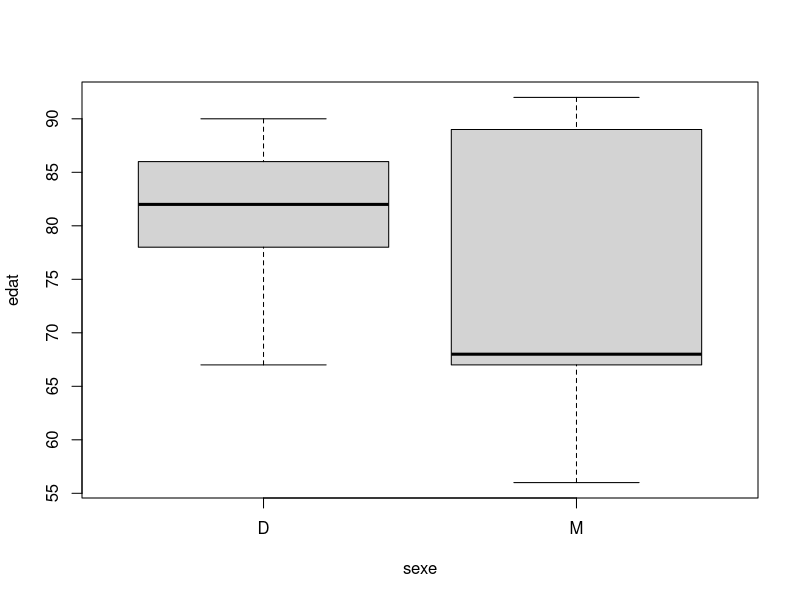
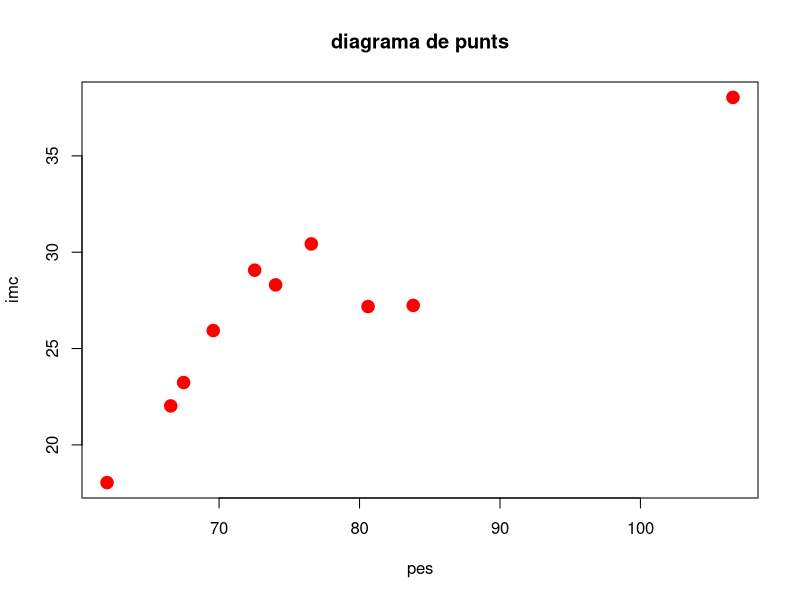
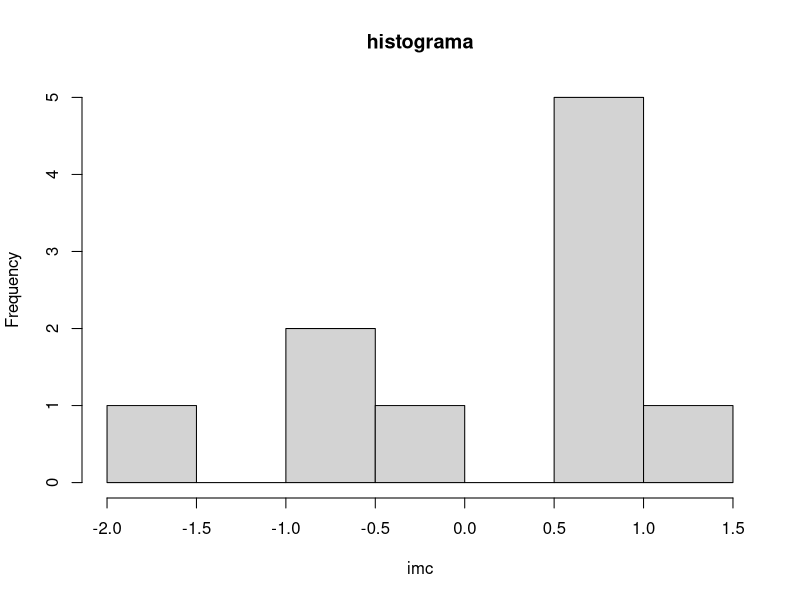

R code for these plots, in order:
## ---- chunk 1
4 + 5

sqrt(49)

log(2)

rnorm(3)

## ---- chunk 2
w <- 4 + 5 #deso el resultat de 4 + 5 a l'objecte w
w

sqrt(w)

x <- rnorm(3)
print(x)

## ---- chunk 3
w <- 3 + 4 #Creem l'objecte w 
print(w)

## ---- chunk 4
x <- c(2, 4, 6) #vector de 3 elements numèrics parells
x
y <- c("A", "B", "C") #vector de 3 elements cadena
y
z <- c(TRUE, FALSE, TRUE) #vector de 3 elements lògics
z
## ---- chunk 5
x <- 1:10 #genera un vector d'1 a 10
x
x[4] #la posició 4 és

x[x > 7] #elements més grans de 7

x + 2 #sumar un escalar


## ---- chunk 6
library(tibble)

id <- 1:10

sexe <- rep(c("M","D"),5)

normal <- rnorm(10)

curacio <- rep(c(FALSE, TRUE), 5)

dades <- tibble(id, sexe, normal, curacio)

head(dades) # Mostrar primeres files/registres

## ---- chunk 7
library(dplyr)
## ---- chunk 8
# Seleccionem una cel·la concreta: fila 2
dades |> slice(2)

# Seleccionem una fila, per exemple de la 4 a la 10
dades |> slice(4:10)

# També ho podem fer pel nom de la variable
dades |> select(normal)

# També ho podem fer amb el símbol del dòlar "$"
dades$normal
## ---- chunk 9
# Seleccionem un conjunt de columnes
dades |> select(id, sexe, normal)

# O totes menys algunes
dades |> select(-id, -normal)
## ---- chunk 10
# Creem un nou objecte amb la subselecció
dades2 <- dades |> select(id, sexe, normal)

head(dades2)
## ---- chunk 11
# Subseleccionar amb una condició lògica
dones <- dades |> filter(sexe == "D")
head(dones)

# Un altre exemple
grans <- dades |> filter(normal > 1.96)
head(grans)
## ---- chunk 12
library(readr)  # read_csv(), read_delim(), …
library(readxl) # read_excel()
library(haven)  # read_spss(), read_dta(), read_sas()
## ---- chunk 13
# Llegim les dades d'exemple amb readr
dades <- read_csv("input/dades.csv", show_col_types = FALSE)
## ---- chunk 14
str(dades) # mostra estructura d'un objecte
glimpse(dades) # mostra estructura d'un objecte

## ---- chunk 15
head(dades) # mostra les primeres files

tail(dades) # mostra les últimes files
## ---- chunk 16
dades <- dades |> 
  mutate(
    alçada = rnorm(n(), mean = 170, sd = 10),
    pes    = rnorm(n(), mean = 75,  sd = 10),
    imc    = pes / (alçada / 100) ^ 2   # índex de massa corporal
  )
## ---- chunk 17
head(dades)
## ---- chunk 18
dades <- dades |>
  mutate(
    imccat = case_when(
      imc < 18 ~ "baix pes",
      imc < 25 ~ "normal",
      imc < 30 ~ "sobrepes",
      TRUE ~ "obesitat"
    ) 
  )
## ---- chunk 19
library(forcats)

# Convertim imccat a factor i ordenem els nivells
dades <- dades |>
  mutate(
    imccat = fct_relevel(imccat, 
                         "baix pes", 
                         "normal",
                         "sobrepes", 
                         "obesitat")
  )

# Comprovem els nivells
levels(dades$imccat)
## ---- chunk 20
# Exemple: convertim una columna character a numèrica
dades <- dades |> 
  mutate(alçada_num = as.numeric(alçada))
## ---- chunk 21
levels_ex <- factor(c("1", "10", "5"))
# Conversió incorrecta:
as.numeric(levels_ex)
# Conversió correcta:
as.numeric(as.character(levels_ex))
## ---- chunk 22
# Per una sola variable
dades |> arrange(imc) |> head()

# Per més d'una variable i en ordre descendent
dades |> arrange(sexe, desc(imc)) |> head()
## ---- chunk 23
dades <- dades |> mutate(sexe = as.factor(sexe))

plot(edat ~ sexe, dades)
## ---- chunk 24
plot(dades$pes, dades$imc, pch = 20, col = "red", cex = 2.5,
     main = "diagrama de punts", xlab = "pes", ylab = "imc")
## ---- chunk 25
hist( dades$normal, main = "histograma",xlab = "imc")
